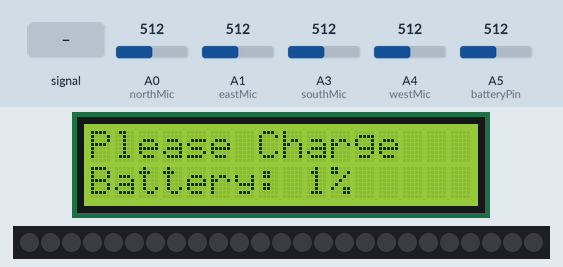
This sketch was run on a simulated Arduino Uno, built with avr-gcc and run on an emulated ATmega328P. Shown: 16×2 character LCD, 25 RGB LEDs in strip order, left to right. The inputs (shaded band) are chosen by the test bench; at power-on: A5 (batteryPin) = 512, A1 (eastMic) = 512, A0 (northMic) = 512, A3 (southMic) = 512, A4 (westMic) = 512. Dim RGB values are drawn brighter than linear.

Above: at 1.2 s.
1.3 s: A0 (northMic) fed a 200 Hz sine of ±255 counts around its level
3.7 s: A1 (eastMic) fed a 2 Hz sine of ±306 counts around its level
At 4.31 s:
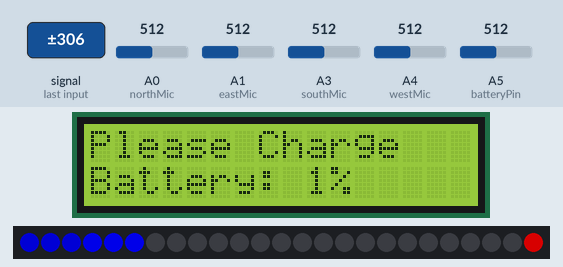
6.5 s: A3 (southMic) fed a 200 Hz sine of ±255 counts around its level
At 7.02 s:
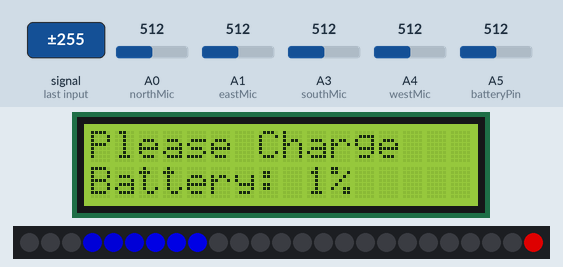
8.3 s: A5 (batteryPin) set to 743
9.8 s: A5 (batteryPin) set to 770
At 10.32 s:
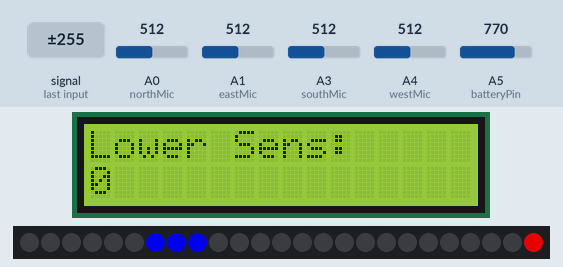
12.5 s: A1 (eastMic) set to 490
At 14.6 s:
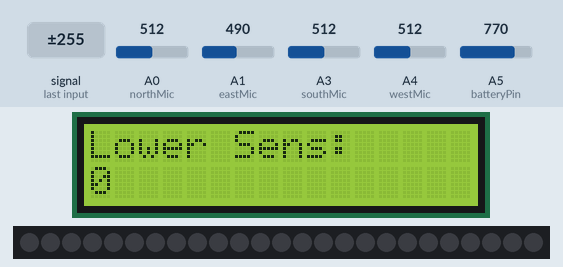
Timing chart, 0 to 16.0 s (numbered marks = the images above; inputs shaded):
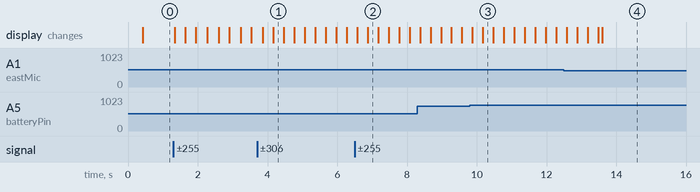

The sketch:

Final.ino
```cpp
#include <EEPROM.h>
#include <Adafruit_NeoPixel.h>
#include <hd44780.h>
#include <hd44780ioClass/hd44780_pinIO.h>

#define NUM_DIR 8

//Globals, things that cannot be stored locally. Might change when refactoring or when passing params is too slow.
//Time stuff
unsigned long lastPoll; //Last time we updated the LEDs
unsigned long lastDisPoll;
unsigned long time; //Current time
unsigned long rotCWTime; //Last CW rotation detected time
unsigned long rotCCWTime; //Last CCW rotation detected time
unsigned long writeTime; //Time at which we detected that we want to write the settings to memory
unsigned long pushTime;
unsigned long lastLEDRefresh;
unsigned long ledRefreshRate = 50;
unsigned long endTime; //When the central LED should turn off

byte mode; //Which setting to change with a valid range between 0 and modes - 1. Pls no negatives thx.
int northMax; //Max amplitude detected by the north mic
int eastMax; //Max amplitude detected by the east mic
int southMax; //Max amplitude detected by the south mic
int westMax; //Max amplitude detected by the west mic
byte firstLED[NUM_DIR];
byte secondLED[NUM_DIR];
byte thirdLED[NUM_DIR];
bool buttonPushed;
byte lastDir; //Last direction that we output
bool settingChanged; //Whether (and which) setting has changed. Default value 255, if anything different then nothing has changed
const byte noise = 140; //the amount which we say is the very minimun of an actual sound input
int batterySaved;
bool loud; //Is there a loud sound?
byte loudBright; //Current brightness of the "loud" LED
int detectTime; //Not actually time but eh deal with it


//Settings stuff
byte lowerBound; //The threshold of sounds that we consider to be a sound as opposed to noise. Varies from 0 to 254.
byte upperBound; //The threshold of what is configured as a loud sound. Varies (after transformation) from 256 to 511.
byte soundLength; //In seconds, ranging from 0 to 255

//Constants, things that don't change during execution
const short pollTime = 100; //Polltime in milliseconds (ms) with a valid range between 0 and 32,767. Don't go over and don't go negative pls, thanks.
const short disPollTime = 400; //Time between display updates in ms with a valid range between 0 and 32,767. Don't go over and don't go negative pls, thanks.
const int wTime = 60000; //Time needed to wait until we want to write something to memory in ms. Valid values range between 0 and 255
const byte modes = 3; //The number of settings we can change. May not be larger than 255  though so many settings don't fit in memory either.
const byte sensLowerBound = 3; //Address where lower sensitivity bound is stored
const byte sensUpperBound = 4; //Address where upper sensitivity bound is stored
const byte soundLengthAdress = 5; //Address where length of sound is stored
const byte maxVolDiff = 75; //Maximum difference between two volumes such that they are both considered as loud sounds
const byte NUMLED = 25; //Amount of LEDs we have
const byte centralLed = 24;

//Pin assignments
const byte northMic = A0;
const byte eastMic = A1;
const byte southMic = A3;
const byte westMic = A4;
const byte batteryPin = A5;

const byte rotPinA = 10;
const byte rotPinB =11;
const byte buttonPin = 12;

const int rsPinDisplay = 4;
const int ePinDisplay = 5;
const int d4PinDisplay = 6;
const int d5PinDisplay = 7;
const int d6PinDisplay = 8;
const int d7PinDisplay = 9;

const byte ledPin = 2;

Adafruit_NeoPixel strip = Adafruit_NeoPixel(NUMLED, ledPin, NEO_GRB + NEO_KHZ800); //Class needed for the LED strip to work
hd44780_pinIO lcd(rsPinDisplay, ePinDisplay, d4PinDisplay, d5PinDisplay, d6PinDisplay, d7PinDisplay); //Class needed for the Display to work

void setup(){
    //Read values from memory
    lowerBound = EEPROM.read(sensLowerBound);
    upperBound = EEPROM.read(sensUpperBound);
    soundLength = EEPROM.read(soundLengthAdress);

    if (lowerBound == 255 || lowerBound < noise) {
        lowerBound = noise;
    }

    if (upperBound == 255) {
        upperBound = 0;
    }

    if (soundLength == 255) {
        soundLength = 1; //Sound of length 0 seconds is weird, therefore initialise it as 1
    }

    //Code to initialise rotary encoder
    pinMode(rotPinA, INPUT_PULLUP);
    pinMode(rotPinB, INPUT_PULLUP);
    pinMode(buttonPin, INPUT_PULLUP);

    //Code to initialise mics
    pinMode(northMic, INPUT);
    pinMode(eastMic, INPUT);
    pinMode(southMic, INPUT);
    pinMode(westMic, INPUT);
    pinMode(batteryPin, INPUT);

    //Code to initialise display
    lcd.begin(16, 2);

    //Code to initialise LEDs
    //pinMode(ledPin, OUTPUT);
    strip.begin(); //Initialise LED strip
    strip.show(); //Turn off all LEDs

    //Needed to communicate with pc
    Serial.begin(9600);

    //Initialise global variables
    lastPoll = 0;
    lastDisPoll =0;
    mode = 0;

    northMax = 0;
    eastMax = 0;
    southMax = 0;
    westMax = 0;

    buttonPushed = false;
    rotCWTime = 0;
    rotCCWTime = 0;
    pushTime = 0;
    lastDir = 255;
    settingChanged = false;

    lastLEDRefresh = 0;
    batterySaved = 10000;

    attachInterrupt(digitalPinToInterrupt(buttonPin), changeMode, FALLING);
    attachInterrupt(digitalPinToInterrupt(rotPinA), checkRotation, FALLING);
}

void loop() {
    time = millis();
    //Get data from mics
    getMicData();

    if (abs(time - lastPoll) > pollTime){
        //Determine direction
        int dir = calculateDirection();

        //Change LEDs
        setLED(dir);

        resetMicData();

        lastPoll  = millis() ;
    }

    if(abs(time - lastLEDRefresh) > (10*soundLength)){
        changeLED();
        lastLEDRefresh = time;
    }

    if (buttonPushed) {
        buttonPushed = false; //Reset pushed state and change the mode
        changeMode();
    }

    if (settingChanged && abs(time - writeTime) > wTime) {
        EEPROM.update(sensLowerBound, lowerBound);
        EEPROM.update(sensUpperBound, upperBound);
        EEPROM.update(soundLengthAdress, soundLength);
        settingChanged = false;
    }

    if (abs(time - lastDisPoll) > disPollTime) {
        updateDisplay();
        lastDisPoll = millis();
    }
}

void updateDisplay() {

    int batteryRaw = analogRead(batteryPin);
    int batteryPerc = map(batteryRaw, 714, 900, 0, 100);

    if (batteryPerc <= 20) {
        updateBattery(batteryPerc);
    } else {
        lcd.clear();
        batterySaved = 10000;
        switch(mode) {
          case 0:
            lcd.print("Lower Sens:");
            lcd.setCursor(0, 1);
            lcd.print(map(lowerBound, noise, 254, 0, 100));

            break;
          case 1:
            lcd.print("Upper Sens:");
            lcd.setCursor(0, 1);
            lcd.print(map(upperBound, 0, 254, 0, 100));

            break;
          case 2:
            lcd.print("Sound Length:");
            lcd.setCursor(0, 1);
            lcd.print(soundLength);

            break;
        }
    }
}

void updateBattery(int batteryPerc) {
    if (batteryPerc < 1) {
        batteryPerc = 1;
    }

    if (batteryPerc < batterySaved) {
        lcd.clear();
        batterySaved = batteryPerc;
        lcd.print("Please Charge");
        lcd.setCursor(0, 1);
        lcd.print("Battery: ");
        lcd.print(batterySaved);
        lcd.print("%");
    }
}


void getMicData() {
    int avg = 512;
    int north = abs(analogRead(northMic) - avg);
    int south = abs(analogRead(southMic) - avg);
    int east = abs(analogRead(eastMic) - avg);
    int west = abs(analogRead(westMic) - avg);

    if (north > northMax && north > lowerBound) {
        northMax = north;
    }

    if (south > southMax && south > lowerBound) {
        southMax = south;
    }
    if (east > eastMax && east > lowerBound) {
        eastMax = east;
    }

    if (west > westMax && west > lowerBound) {
        westMax = west;
    }


}

void resetMicData(){
    northMax = 0;
    eastMax = 0;
    southMax = 0;
    westMax = 0;
}

int calculateDirection() {
    //Calculate the direction given the data from the mics, outpute a value between 0 (north) and 7 (north west), following the compass in the N, E, S, W order
    int neDiff = abs(northMax - eastMax);
    int nwDiff = abs(northMax - westMax);
    int seDiff = abs(southMax - eastMax);
    int swDiff = abs(southMax - westMax);

    if (neDiff < maxVolDiff && neDiff > westMax && neDiff > southMax) {
        return 1;
    } else if (seDiff < maxVolDiff && seDiff > westMax && seDiff > northMax) {
        return 3;
    } else if (swDiff < maxVolDiff && swDiff > eastMax && swDiff > northMax) {
        return 5;
    } else if (nwDiff < maxVolDiff && nwDiff > eastMax && nwDiff > southMax) {
        return 7;
    } else if (northMax > southMax && northMax > eastMax && northMax > westMax) {
        return 0;
    } else if (eastMax > southMax && eastMax > northMax && eastMax > westMax) {
        return 2;
    } else if (southMax > northMax && southMax > eastMax && southMax > westMax) {
        return 4;
    } else if (westMax > southMax && westMax > eastMax && westMax > northMax) {
        return 6;
    } else {
        return -1;
    }
}

void setLED(int dir){
    switch(dir){
        case 0:
            firstLED[dir] = 100;

            if (northMax > (((upperBound + 255) - lowerBound) / 3) + lowerBound){
                secondLED[dir] = 100;
            }

            if (northMax > (((upperBound + 255) - lowerBound) / 3)*2 + lowerBound) {
                thirdLED[dir] = 100;
            }

            if (northMax > (upperBound + 255)) {
                enableCentral();
            }

            break;
        case 1:
            int NE;

            if (northMax > eastMax) {
                NE  = northMax;
            } else {
                NE = eastMax;
            }

            firstLED[dir] = 100;

            if (NE > (((upperBound + 255) - lowerBound) / 3) + lowerBound) {
                secondLED[dir] = 100;
            }

            if (NE > (((upperBound + 255) - lowerBound) / 3)*2 + lowerBound) {
                thirdLED[dir] = 100;
            }

            if (NE > (upperBound + 255)) {
                enableCentral();
            }

            break;

        case 2:
            firstLED[dir] = 100;

            if (eastMax > (((upperBound + 255) - lowerBound) / 3) + lowerBound){
                secondLED[dir] = 100;
            }

            if (eastMax > (((upperBound + 255) - lowerBound) / 3)*2 + lowerBound) {
                thirdLED[dir] = 100;
            }

            if (eastMax > (upperBound + 255)) {
                enableCentral();
            }

            break;

        case 3:
            int SE;

            if (southMax > eastMax) {
                SE  = southMax;
            } else {
                SE = eastMax;
            }

            firstLED[dir] = 100;

            if (SE > (((upperBound + 255) - lowerBound) / 3) + lowerBound) {
                secondLED[dir] = 100;
            }

            if (SE > (((upperBound + 255) - lowerBound) / 3)*2 + lowerBound) {
                thirdLED[dir] = 100;
            }

            if (SE > (upperBound + 255)) {
                enableCentral();
            }

            break;

        case 4:
            firstLED[dir] = 100;

            if (southMax > (((upperBound + 255) - lowerBound) / 3) + lowerBound){
                secondLED[dir] = 100;
            }

            if (southMax > (((upperBound + 255) - lowerBound) / 3)*2 + lowerBound) {
                thirdLED[dir] = 100;
            }

            if (southMax > (upperBound + 255)) {
                enableCentral();
            }

            break;

        case 5:
            int SW;

            if (southMax > westMax) {
                SW  = southMax;
            } else {
                SW = westMax;
            }

            firstLED[dir] = 100;

            if (SW > (((upperBound + 255) - lowerBound) / 3) + lowerBound) {
                secondLED[dir] = 100;
            }

            if (SW > (((upperBound + 255) - lowerBound) / 3)*2 + lowerBound) {
                thirdLED[dir] = 100;
            }

            if (SW > (upperBound + 255)) {
                enableCentral();
            }

            break;

        case 6:
            firstLED[dir] = 100;

            if (westMax > (((upperBound + 255) - lowerBound) / 3) + lowerBound){
                secondLED[dir] = 100;
            }

            if (westMax > (((upperBound + 255) - lowerBound) / 3)*2 + lowerBound) {
                thirdLED[dir] = 100;
            }

            if (westMax > (upperBound + 255)) {
                enableCentral();
            }

            break;

         case 7:
            int NW;

            if (northMax > westMax) {
                NW  = northMax;
            } else {
                NW = westMax;
            }

            firstLED[dir] = 100;

            if (NW > (((upperBound + 255) - lowerBound) / 3) + lowerBound) {
                secondLED[dir] = 100;
            }

            if (NW > (((upperBound + 255) - lowerBound) / 3)*2 + lowerBound) {
                thirdLED[dir] = 100;
            }

            if (NW > (upperBound + 255)) {
                enableCentral();
            }

            break;
    }
}

void enableCentral() {
    if (!loud) {
        detectTime = 50;
    }
    endTime = millis() + (soundLength * 1000);
    loud = true;
}

void changeLED() {
    strip.clear();
    for (byte i = 0; i < sizeof(firstLED); i++) {
        strip.setPixelColor(i*3, strip.Color(0,0,firstLED[i]*2));
        strip.setPixelColor(i*3 + 1, strip.Color(0,0,secondLED[i]*2));
        strip.setPixelColor(i*3 + 2, strip.Color(0,0,thirdLED[i]*2));
    }

    for (byte i = 0; i < sizeof(firstLED); i++) {
        if (firstLED[i] > 0) {
            firstLED[i] = firstLED[i] - 1;
        }

        if (secondLED[i] > 0) {
            secondLED[i] = secondLED[i] - 1;
        }

        if (thirdLED[i] > 0) {
            thirdLED[i] = thirdLED[i] - 1;
        }
    }


    int factor = 0;
    if (loud) {
        if (endTime > millis()) {
            detectTime+=1*soundLength;
            int tmp = (detectTime%101) -50;
            factor = abs(tmp);
        } else {
            loud = false;
        }
    }

    strip.setPixelColor(centralLed, factor*5, 0, 0);

    strip.show();
}


void changeMode() {
    if(abs(pushTime-time) < 500){
        return;
    }
    mode++;
    if(mode >= modes){
        mode = 0;
    }
    pushTime=millis();
}

void checkRotation() {
    int valA = digitalRead(rotPinA);
    int valB = digitalRead(rotPinB);

    if (valA == valB && (time > rotCWTime + 50)) {
        increase();
        rotCWTime = time;
    }

    if (valA != valB && (time > rotCCWTime + 50)) {
        decrease();
        rotCCWTime = time;
    }

}

void increase() {
    writeTime = wTime + millis();
    switch(mode) {
        case 0:
            if (lowerBound < 254) {
                lowerBound += 2;
                settingChanged = true;
            }

            break;

        case 1:
            if (upperBound != 254) {
                upperBound += 2;
                settingChanged = true;
            }

            break;

        case 2:
            if (soundLength != 15) {
                soundLength++;
                settingChanged = true;
            }

            break;
    }
}

void decrease() {
    writeTime = wTime + millis();
    switch(mode) {
        case 0:
            if (lowerBound > noise ) {
                lowerBound -= 2;
                settingChanged = true;
            }

            break;

        case 1:
            if (upperBound != 0) {
                upperBound -= 2;
                settingChanged = true;
            }

            break;

        case 2:
            if (soundLength != 1) {
                soundLength--;
                settingChanged = true;
            }

            break;
    }
}
```

Measured:
- the behaviour switches between 753 and 754 on A5 (batteryPin) (found by bisection; images 2 and 3)
- after the input at 9.8 s, the display: first differs from a run without the input after 0.38 s (image 3)
